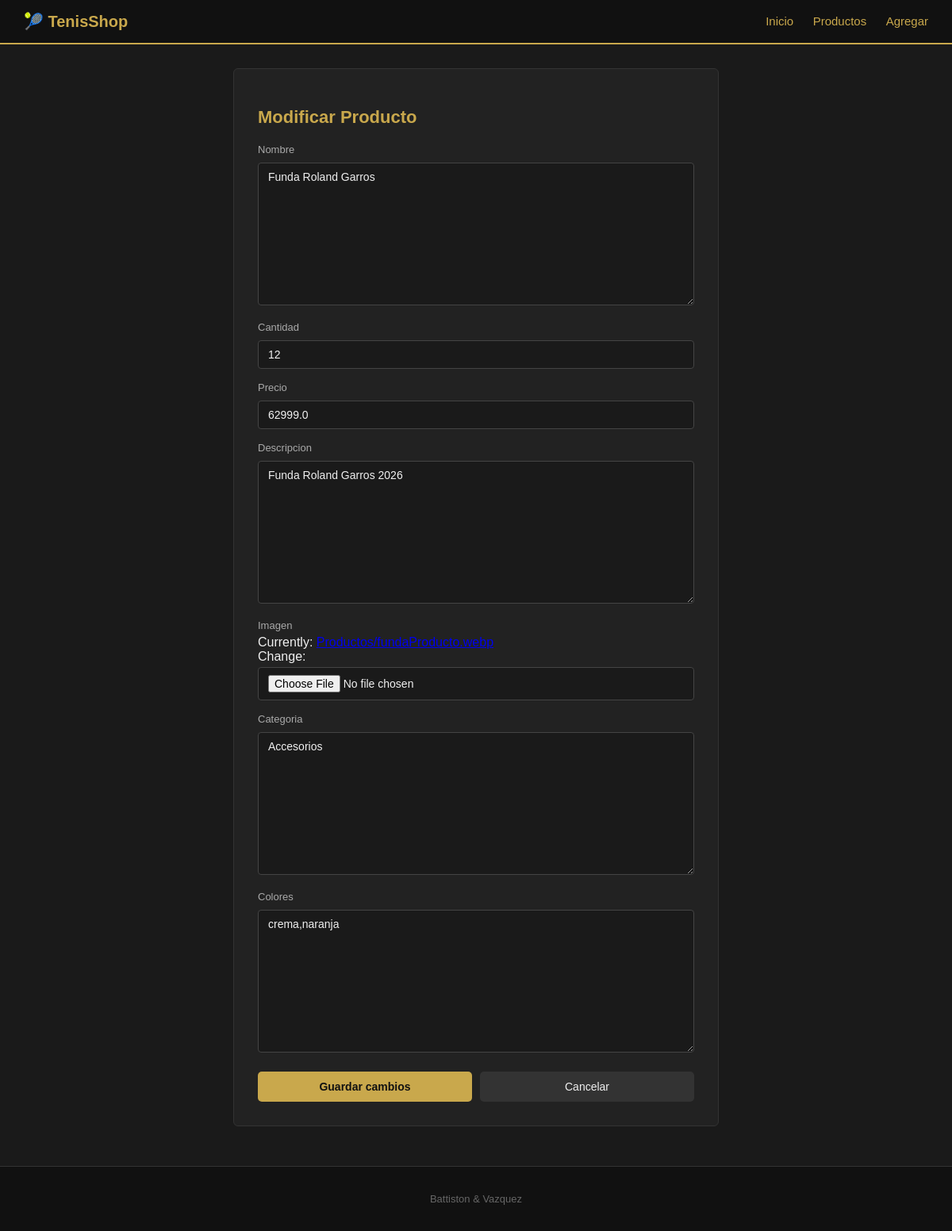
The page /ModificarProductos/3 on the database its author committed.
### App/models.py (models this page shows, shortened)
class Producto(models.Model):
    Codigo=models.AutoField(primary_key=True)
    Nombre=models.TextField(max_length=20)
    Cantidad=models.IntegerField()
    Precio=models.FloatField()
    Descripcion=models.TextField(max_length=50)
    Imagen=models.ImageField(upload_to='Productos',null=True)
    Categoria=models.TextField(max_length=20)
    Colores=models.TextField(max_length=20)

### App/views.py (the view, shortened to what this page needs)
# urls.py: path('ModificarProductos/<Codigo>', modificarProducto, name='Modificar'),
def modificarProducto(request,Codigo):
    buscar=get_object_or_404(Producto,Codigo=Codigo)
    data={
        'Formularios':FormularioProductos(instance=buscar)
    }
    return render(request,'Pages/modificarProducto.html',data)

### App/forms.py
class FormularioProductos(forms.ModelForm):
    class Meta:
        model=Producto
        fields='__all__'

### App/templates/Pages/modificarProducto.html (shortened to what this page needs)
{% load static %}
<!DOCTYPE html>
<html lang="es">
<head>
    <link rel="stylesheet" href="{% static 'css/estilotenis.css' %}">
</head>
<body>
<nav>
    <span class="logo">🎾 TenisShop</span>
    <div>
        <a href="{% url 'Inicio' %}">Inicio</a>
        <a href="{% url 'Producto' %}">Productos</a>
        <a href="{% url 'Agregar' %}">Agregar</a>
    </div>
</nav>
<div class="form-caja">
    <h2>Modificar Producto</h2>
    <form method="post" enctype="multipart/form-data">
        {% for field in Formularios %}
        <div class="campo">
            <label>{{ field.label }}</label>
            {{ field }}
        </div>
        {% endfor %}
        <div class="form-botones">
            <button type="submit" class="btn-guardar">Guardar cambios</button>
            <a href="{% url 'Producto' %}" class="btn-cancelar">Cancelar</a>
        </div>
    </form>
</div>
<footer>
      <p>Battiston & Vazquez</p>
</footer>
</body>
</html>

### App/static/css/estilotenis.css (style rules this page uses)
body { font-family: Arial, sans-serif; background-color: #1a1a1a; color: #f0f0f0; margin: 0; padding: 0; }
nav { background-color: #111111; padding: 15px 30px; display: flex; justify-content: space-between; align-items: center; border-bottom: 2px solid #c9a84c; }
nav a { color: #c9a84c; text-decoration: none; margin-left: 20px; font-size: 15px; }
nav .logo { font-size: 20px; font-weight: bold; color: #c9a84c; }
.form-caja { background-color: #222222; border: 1px solid #333; border-radius: 6px; padding: 30px; max-width: 550px; margin: 30px auto; }
.form-caja h2 { color: #c9a84c; margin-bottom: 20px; font-size: 22px; }
.campo { margin-bottom: 16px; }
.campo label { display: block; font-size: 13px; color: #aaaaaa; margin-bottom: 5px; }
.campo input, .campo textarea, .campo select { width: 100%; padding: 9px 12px; background-color: #1a1a1a; border: 1px solid #444; border-radius: 4px; color: #f0f0f0; font-size: 14px; box-sizing: border-box; font-family: Arial, sans-serif; }
.form-botones { display: flex; gap: 10px; margin-top: 20px; }
.btn-guardar { flex: 1; padding: 11px; background-color: #c9a84c; color: #111; border: none; border-radius: 5px; font-size: 14px; font-weight: bold; cursor: pointer; font-family: Arial, sans-serif; }
.btn-cancelar { flex: 1; padding: 11px; background-color: #333; color: #f0f0f0; border: none; border-radius: 5px; font-size: 14px; cursor: pointer; text-align: center; text-decoration: none; display: inline-block; font-family: Arial, sans-serif; }
footer { background-color: #111; border-top: 1px solid #333; text-align: center; padding: 20px; color: #666; font-size: 13px; margin-top: 50px; }

### App/templates/Pages/modificarProducto.html (style rules this page uses)
input, textarea, select { width: 100%; padding: 9px 12px; background-color: #1a1a1a; border: 1px solid #444; border-radius: 4px; color: #f0f0f0; font-size: 14px; box-sizing: border-box; font-family: Arial, sans-serif; margin-top: 4px; }

### rows shown on the page
Producto: Formularios "Funda Roland Garros" "12" "62999.0" "Funda Roland Garros 2026" "Accesorios" "crema,naranja"

### other values the page prints
{{ field.label }} "Nombre" "Cantidad" "Precio" "Descripcion" "Imagen" "Categoria" "Colores"
